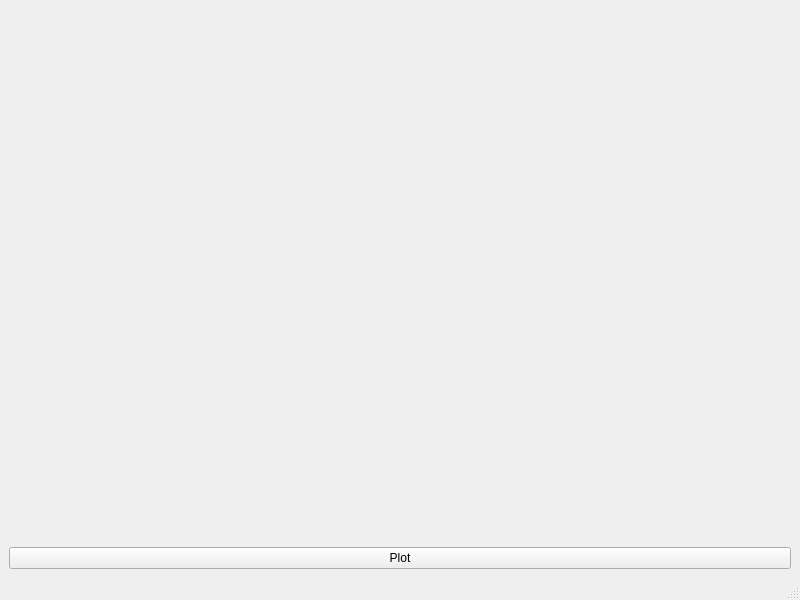
<?xml version="1.0" encoding="UTF-8"?>
<ui version="4.0">
 <class>MainWindow</class>
 <widget class="QMainWindow" name="MainWindow">
  <property name="geometry">
   <rect>
    <x>0</x>
    <y>0</y>
    <width>800</width>
    <height>600</height>
   </rect>
  </property>
  <property name="windowTitle">
   <string>MainWindow</string>
  </property>
  <widget class="QWidget" name="centralwidget">
   <layout class="QVBoxLayout" name="verticalLayout">
    <item>
     <widget class="QWidget" name="toolbar" native="true"/>
    </item>
    <item>
     <widget class="QWidget" name="canvas" native="true"/>
    </item>
    <item>
     <widget class="QPushButton" name="pushButton">
      <property name="text">
       <string>Plot</string>
      </property>
     </widget>
    </item>
   </layout>
  </widget>
  <widget class="QMenuBar" name="menubar">
   <property name="geometry">
    <rect>
     <x>0</x>
     <y>0</y>
     <width>800</width>
     <height>26</height>
    </rect>
   </property>
  </widget>
  <widget class="QStatusBar" name="statusbar"/>
 </widget>
 <resources/>
 <connections/>
</ui>
